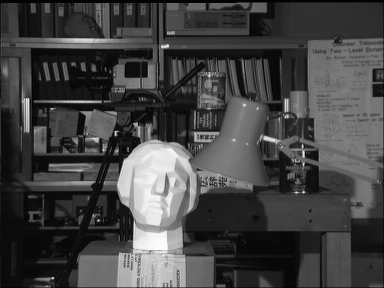
#> input picture test1/tsukuba_l.png, 384 x 288 px
$ python test.py
#> lines starting #> are read from the running program, lines starting #| are printed output that depends on the picture
import cv2
import numpy as np
import matplotlib.pyplot as plt

# 读取左右视图图像
left_image = cv2.imread('tsukuba_l.png', cv2.IMREAD_GRAYSCALE)
#> left_image is the input picture: shape (288, 384); min 0, max 252, mean 67.6
right_image = cv2.imread('tsukuba_r.png', cv2.IMREAD_GRAYSCALE)
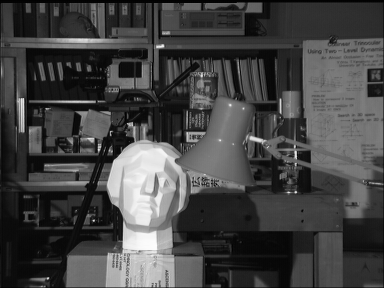
#> input picture test1/tsukuba_r.png, 384 x 288 px
#> right_image is the input picture: shape (288, 384); min 0, max 253, mean 68

# 创建块匹配对象BM
block_matcher = cv2.StereoBM_create(numDisparities=16, blockSize=15)

# 使用块匹配计算视差
disparity_bm = block_matcher.compute(left_image, right_image)
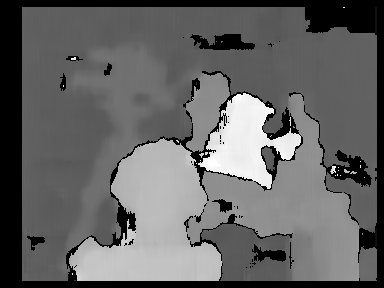
#> disparity_bm: shape (288, 384) int16; min -16, max 240, mean 85.2; drawn with min black and max white

# 创建SGBM对象
min_disparity = 0
num_disparities = 16 * 5  # 必须是16的倍数
block_size = 7
stereo_sgbm = cv2.StereoSGBM_create(minDisparity=min_disparity,
                                    numDisparities=num_disparities,
                                    blockSize=block_size,
                                    P1=8 * 3 * block_size ** 2,
                                    P2=32 * 3 * block_size ** 2,
                                    disp12MaxDiff=1,
                                    uniquenessRatio=15,
                                    speckleWindowSize=100,
                                    speckleRange=32)

# 使用SGBM算法计算视差
disparity_sgbm = stereo_sgbm.compute(left_image, right_image)
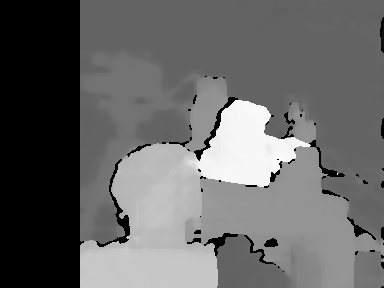
#> disparity_sgbm: shape (288, 384) int16; min -16, max 231, mean 83.7; drawn with min black and max white

# 可视化视差图
plt.figure(figsize=(10, 4))

plt.subplot(1, 2, 1)
plt.title('Block Matching')
plt.imshow(disparity_bm, cmap='gray')
plt.colorbar()

plt.subplot(1, 2, 2)
plt.title('SGBM')
plt.imshow(disparity_sgbm, cmap='gray')
plt.colorbar()

plt.show()
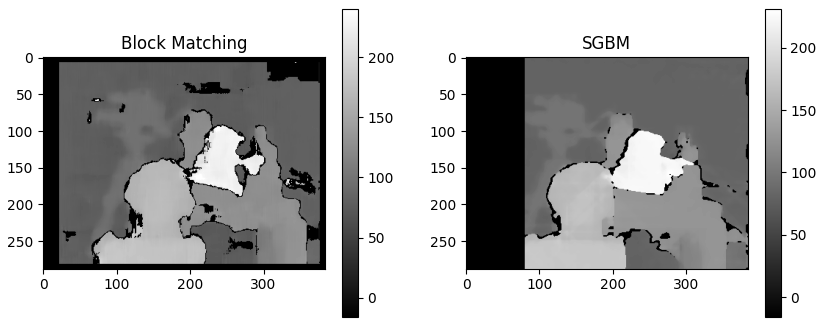
#> figure drawn by matplotlib, 4 panels
